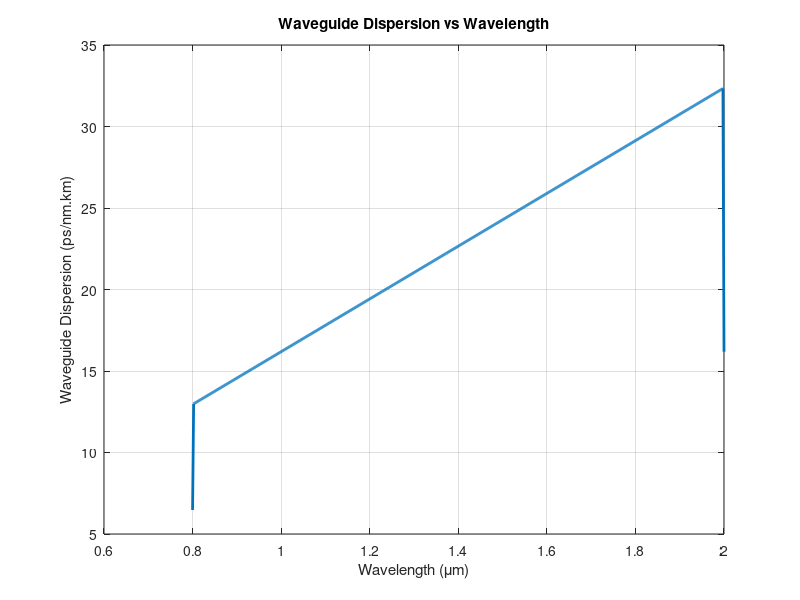

Write the MATLAB code that produced this figure.
clc;
clear;
close all;

n1 = 1.48;
n2 = 1.46;
a = 4.5e-6;

lambda0 = 1.55e-6;
c = 3e8;

Delta = (n1-n2)/n1;
NA = sqrt(n1^2-n2^2);


% V number at given wavelength
V0 = (2*pi*a*NA)/lambda0;


% Cutoff wavelength
lambda_cutoff = (2*pi*a*NA)/2.405;


% Wavelength range
lambda = linspace(0.8e-6,2e-6,1000);


% V number
V = (2*pi*a*NA)./lambda;


% Normalized propagation constant

b=zeros(size(V));

for i=1:length(V)

    if V(i)>2.405
        b(i)=1-(2.405/V(i))^2;
    else
        b(i)=0.5;
    end

end


% Effective refractive index

K0 = 2*pi./lambda;

beta = n2.*K0.*(1+b*Delta);

neff = beta./K0;


% Derivatives

dneff_dlambda = gradient(neff,lambda);

d2neff_dlambda2 = gradient(dneff_dlambda,lambda);


% Waveguide dispersion

Dw = -(lambda./c).*d2neff_dlambda2;


% Conversion

Dw = Dw*1e6;


% Value at 1.55 um

[~,idx]=min(abs(lambda-lambda0));

given = Dw(idx);


fprintf('V Number = %.4f\n',V0);

fprintf('Cut-off wavelength = %.4f um\n',lambda_cutoff*1e6);

fprintf('Waveguide dispersion at %.2f um = %.4f ps/(nm.km)\n',...
lambda0*1e6,given);




figure;

plot(lambda*1e6,Dw,'LineWidth',2);

grid on;

xlabel('Wavelength (\mum)');
ylabel('Waveguide Dispersion (ps/nm.km)');

title('Waveguide Dispersion vs Wavelength');
